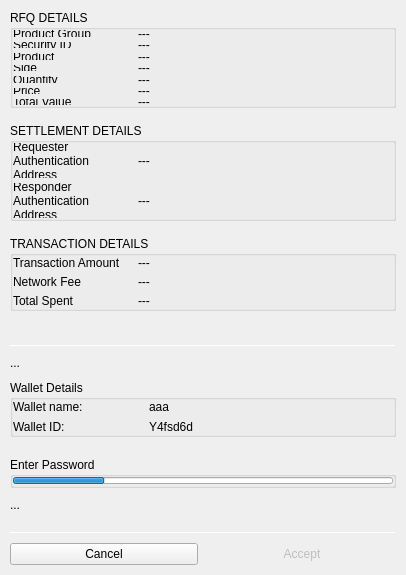
<?xml version="1.0" encoding="UTF-8"?>
<ui version="4.0">
 <class>XBTSettlementTransactionWidget</class>
 <widget class="QWidget" name="XBTSettlementTransactionWidget">
  <property name="geometry">
   <rect>
    <x>0</x>
    <y>0</y>
    <width>406</width>
    <height>575</height>
   </rect>
  </property>
  <property name="sizePolicy">
   <sizepolicy hsizetype="Preferred" vsizetype="Preferred">
    <horstretch>0</horstretch>
    <verstretch>0</verstretch>
   </sizepolicy>
  </property>
  <property name="minimumSize">
   <size>
    <width>340</width>
    <height>400</height>
   </size>
  </property>
  <property name="windowTitle">
   <string>Form</string>
  </property>
  <layout class="QVBoxLayout" name="verticalLayout_2">
   <property name="spacing">
    <number>0</number>
   </property>
   <property name="leftMargin">
    <number>0</number>
   </property>
   <property name="topMargin">
    <number>0</number>
   </property>
   <property name="rightMargin">
    <number>0</number>
   </property>
   <property name="bottomMargin">
    <number>0</number>
   </property>
   <item>
    <widget class="QWidget" name="verticalWidget_3" native="true">
     <property name="sizePolicy">
      <sizepolicy hsizetype="Preferred" vsizetype="Expanding">
       <horstretch>0</horstretch>
       <verstretch>0</verstretch>
      </sizepolicy>
     </property>
     <property name="minimumSize">
      <size>
       <width>0</width>
       <height>0</height>
      </size>
     </property>
     <property name="maximumSize">
      <size>
       <width>16777215</width>
       <height>16777215</height>
      </size>
     </property>
     <layout class="QVBoxLayout" name="verticalLayout">
      <property name="spacing">
       <number>15</number>
      </property>
      <property name="leftMargin">
       <number>10</number>
      </property>
      <property name="topMargin">
       <number>10</number>
      </property>
      <property name="rightMargin">
       <number>10</number>
      </property>
      <property name="bottomMargin">
       <number>5</number>
      </property>
      <item>
       <widget class="QGroupBox" name="groupBoxRFQDetails">
        <property name="title">
         <string>RFQ DETAILS</string>
        </property>
        <layout class="QVBoxLayout" name="verticalLayout_5">
         <property name="spacing">
          <number>5</number>
         </property>
         <property name="leftMargin">
          <number>0</number>
         </property>
         <property name="topMargin">
          <number>0</number>
         </property>
         <property name="rightMargin">
          <number>0</number>
         </property>
         <property name="bottomMargin">
          <number>0</number>
         </property>
         <item>
          <widget class="QWidget" name="horizontalWidget_3" native="true">
           <property name="minimumSize">
            <size>
             <width>0</width>
             <height>0</height>
            </size>
           </property>
           <layout class="QHBoxLayout" name="horizontalLayout_2">
            <property name="spacing">
             <number>5</number>
            </property>
            <property name="leftMargin">
             <number>0</number>
            </property>
            <property name="topMargin">
             <number>0</number>
            </property>
            <property name="rightMargin">
             <number>0</number>
            </property>
            <property name="bottomMargin">
             <number>0</number>
            </property>
            <item>
             <widget class="QLabel" name="label">
              <property name="sizePolicy">
               <sizepolicy hsizetype="Fixed" vsizetype="Preferred">
                <horstretch>0</horstretch>
                <verstretch>0</verstretch>
               </sizepolicy>
              </property>
              <property name="minimumSize">
               <size>
                <width>120</width>
                <height>0</height>
               </size>
              </property>
              <property name="maximumSize">
               <size>
                <width>120</width>
                <height>16777215</height>
               </size>
              </property>
              <property name="text">
               <string>Product Group</string>
              </property>
              <property name="wordWrap">
               <bool>true</bool>
              </property>
             </widget>
            </item>
            <item>
             <widget class="QLabel" name="labelProductGroup">
              <property name="sizePolicy">
               <sizepolicy hsizetype="Expanding" vsizetype="Preferred">
                <horstretch>0</horstretch>
                <verstretch>0</verstretch>
               </sizepolicy>
              </property>
              <property name="text">
               <string>---</string>
              </property>
              <property name="wordWrap">
               <bool>true</bool>
              </property>
              <property name="whiteLabel" stdset="0">
               <bool>true</bool>
              </property>
             </widget>
            </item>
           </layout>
          </widget>
         </item>
         <item>
          <widget class="QWidget" name="horizontalWidget_6" native="true">
           <property name="minimumSize">
            <size>
             <width>0</width>
             <height>0</height>
            </size>
           </property>
           <layout class="QHBoxLayout" name="horizontalLayout_3">
            <property name="spacing">
             <number>5</number>
            </property>
            <property name="leftMargin">
             <number>0</number>
            </property>
            <property name="topMargin">
             <number>0</number>
            </property>
            <property name="rightMargin">
             <number>0</number>
            </property>
            <property name="bottomMargin">
             <number>0</number>
            </property>
            <item>
             <widget class="QLabel" name="label_3">
              <property name="sizePolicy">
               <sizepolicy hsizetype="Fixed" vsizetype="Preferred">
                <horstretch>0</horstretch>
                <verstretch>0</verstretch>
               </sizepolicy>
              </property>
              <property name="minimumSize">
               <size>
                <width>120</width>
                <height>0</height>
               </size>
              </property>
              <property name="maximumSize">
               <size>
                <width>120</width>
                <height>16777215</height>
               </size>
              </property>
              <property name="text">
               <string>Security ID</string>
              </property>
              <property name="wordWrap">
               <bool>true</bool>
              </property>
             </widget>
            </item>
            <item>
             <widget class="QLabel" name="labelSecurityID">
              <property name="sizePolicy">
               <sizepolicy hsizetype="Expanding" vsizetype="Preferred">
                <horstretch>0</horstretch>
                <verstretch>0</verstretch>
               </sizepolicy>
              </property>
              <property name="text">
               <string>---</string>
              </property>
              <property name="wordWrap">
               <bool>true</bool>
              </property>
              <property name="whiteLabel" stdset="0">
               <bool>true</bool>
              </property>
             </widget>
            </item>
           </layout>
          </widget>
         </item>
         <item>
          <widget class="QWidget" name="horizontalWidget_4" native="true">
           <property name="minimumSize">
            <size>
             <width>0</width>
             <height>0</height>
            </size>
           </property>
           <layout class="QHBoxLayout" name="horizontalLayout_4">
            <property name="spacing">
             <number>5</number>
            </property>
            <property name="leftMargin">
             <number>0</number>
            </property>
            <property name="topMargin">
             <number>0</number>
            </property>
            <property name="rightMargin">
             <number>0</number>
            </property>
            <property name="bottomMargin">
             <number>0</number>
            </property>
            <item>
             <widget class="QLabel" name="label_4">
              <property name="sizePolicy">
               <sizepolicy hsizetype="Fixed" vsizetype="Preferred">
                <horstretch>0</horstretch>
                <verstretch>0</verstretch>
               </sizepolicy>
              </property>
              <property name="minimumSize">
               <size>
                <width>120</width>
                <height>0</height>
               </size>
              </property>
              <property name="maximumSize">
               <size>
                <width>120</width>
                <height>16777215</height>
               </size>
              </property>
              <property name="text">
               <string>Product</string>
              </property>
              <property name="wordWrap">
               <bool>true</bool>
              </property>
             </widget>
            </item>
            <item>
             <widget class="QLabel" name="labelProduct">
              <property name="sizePolicy">
               <sizepolicy hsizetype="Expanding" vsizetype="Preferred">
                <horstretch>0</horstretch>
                <verstretch>0</verstretch>
               </sizepolicy>
              </property>
              <property name="text">
               <string>---</string>
              </property>
              <property name="wordWrap">
               <bool>true</bool>
              </property>
              <property name="whiteLabel" stdset="0">
               <bool>true</bool>
              </property>
             </widget>
            </item>
           </layout>
          </widget>
         </item>
         <item>
          <widget class="QWidget" name="horizontalWidget_5" native="true">
           <property name="minimumSize">
            <size>
             <width>0</width>
             <height>0</height>
            </size>
           </property>
           <layout class="QHBoxLayout" name="horizontalLayout_5">
            <property name="spacing">
             <number>5</number>
            </property>
            <property name="leftMargin">
             <number>0</number>
            </property>
            <property name="topMargin">
             <number>0</number>
            </property>
            <property name="rightMargin">
             <number>0</number>
            </property>
            <property name="bottomMargin">
             <number>0</number>
            </property>
            <item>
             <widget class="QLabel" name="label_5">
              <property name="sizePolicy">
               <sizepolicy hsizetype="Fixed" vsizetype="Preferred">
                <horstretch>0</horstretch>
                <verstretch>0</verstretch>
               </sizepolicy>
              </property>
              <property name="minimumSize">
               <size>
                <width>120</width>
                <height>0</height>
               </size>
              </property>
              <property name="maximumSize">
               <size>
                <width>120</width>
                <height>16777215</height>
               </size>
              </property>
              <property name="text">
               <string>Side</string>
              </property>
              <property name="wordWrap">
               <bool>true</bool>
              </property>
             </widget>
            </item>
            <item>
             <widget class="QLabel" name="labelSide">
              <property name="sizePolicy">
               <sizepolicy hsizetype="Expanding" vsizetype="Preferred">
                <horstretch>0</horstretch>
                <verstretch>0</verstretch>
               </sizepolicy>
              </property>
              <property name="text">
               <string>---</string>
              </property>
              <property name="wordWrap">
               <bool>true</bool>
              </property>
              <property name="whiteLabel" stdset="0">
               <bool>true</bool>
              </property>
             </widget>
            </item>
           </layout>
          </widget>
         </item>
         <item>
          <widget class="QWidget" name="horizontalWidget_7" native="true">
           <property name="minimumSize">
            <size>
             <width>0</width>
             <height>0</height>
            </size>
           </property>
           <layout class="QHBoxLayout" name="horizontalLayout_6">
            <property name="spacing">
             <number>5</number>
            </property>
            <property name="leftMargin">
             <number>0</number>
            </property>
            <property name="topMargin">
             <number>0</number>
            </property>
            <property name="rightMargin">
             <number>0</number>
            </property>
            <property name="bottomMargin">
             <number>0</number>
            </property>
            <item>
             <widget class="QLabel" name="label_6">
              <property name="sizePolicy">
               <sizepolicy hsizetype="Fixed" vsizetype="Preferred">
                <horstretch>0</horstretch>
                <verstretch>0</verstretch>
               </sizepolicy>
              </property>
              <property name="minimumSize">
               <size>
                <width>120</width>
                <height>0</height>
               </size>
              </property>
              <property name="maximumSize">
               <size>
                <width>120</width>
                <height>16777215</height>
               </size>
              </property>
              <property name="text">
               <string>Quantity</string>
              </property>
              <property name="wordWrap">
               <bool>true</bool>
              </property>
             </widget>
            </item>
            <item>
             <widget class="QLabel" name="labelQuantity">
              <property name="sizePolicy">
               <sizepolicy hsizetype="Expanding" vsizetype="Preferred">
                <horstretch>0</horstretch>
                <verstretch>0</verstretch>
               </sizepolicy>
              </property>
              <property name="text">
               <string>---</string>
              </property>
              <property name="wordWrap">
               <bool>true</bool>
              </property>
              <property name="whiteLabel" stdset="0">
               <bool>true</bool>
              </property>
             </widget>
            </item>
           </layout>
          </widget>
         </item>
         <item>
          <widget class="QWidget" name="horizontalWidget_8" native="true">
           <property name="minimumSize">
            <size>
             <width>0</width>
             <height>0</height>
            </size>
           </property>
           <layout class="QHBoxLayout" name="horizontalLayout_7">
            <property name="spacing">
             <number>5</number>
            </property>
            <property name="leftMargin">
             <number>0</number>
            </property>
            <property name="topMargin">
             <number>0</number>
            </property>
            <property name="rightMargin">
             <number>0</number>
            </property>
            <property name="bottomMargin">
             <number>0</number>
            </property>
            <item>
             <widget class="QLabel" name="label_7">
              <property name="sizePolicy">
               <sizepolicy hsizetype="Fixed" vsizetype="Preferred">
                <horstretch>0</horstretch>
                <verstretch>0</verstretch>
               </sizepolicy>
              </property>
              <property name="minimumSize">
               <size>
                <width>120</width>
                <height>0</height>
               </size>
              </property>
              <property name="maximumSize">
               <size>
                <width>120</width>
                <height>16777215</height>
               </size>
              </property>
              <property name="text">
               <string>Price</string>
              </property>
              <property name="wordWrap">
               <bool>true</bool>
              </property>
             </widget>
            </item>
            <item>
             <widget class="QLabel" name="labelPrice">
              <property name="sizePolicy">
               <sizepolicy hsizetype="Expanding" vsizetype="Preferred">
                <horstretch>0</horstretch>
                <verstretch>0</verstretch>
               </sizepolicy>
              </property>
              <property name="text">
               <string>---</string>
              </property>
              <property name="wordWrap">
               <bool>true</bool>
              </property>
              <property name="whiteLabel" stdset="0">
               <bool>true</bool>
              </property>
             </widget>
            </item>
           </layout>
          </widget>
         </item>
         <item>
          <widget class="QWidget" name="horizontalWidget_9" native="true">
           <property name="minimumSize">
            <size>
             <width>0</width>
             <height>0</height>
            </size>
           </property>
           <layout class="QHBoxLayout" name="horizontalLayout_8">
            <property name="spacing">
             <number>5</number>
            </property>
            <property name="leftMargin">
             <number>0</number>
            </property>
            <property name="topMargin">
             <number>0</number>
            </property>
            <property name="rightMargin">
             <number>0</number>
            </property>
            <property name="bottomMargin">
             <number>0</number>
            </property>
            <item>
             <widget class="QLabel" name="label_8">
              <property name="sizePolicy">
               <sizepolicy hsizetype="Fixed" vsizetype="Preferred">
                <horstretch>0</horstretch>
                <verstretch>0</verstretch>
               </sizepolicy>
              </property>
              <property name="minimumSize">
               <size>
                <width>120</width>
                <height>0</height>
               </size>
              </property>
              <property name="maximumSize">
               <size>
                <width>120</width>
                <height>16777215</height>
               </size>
              </property>
              <property name="text">
               <string>Total Value</string>
              </property>
              <property name="wordWrap">
               <bool>true</bool>
              </property>
             </widget>
            </item>
            <item>
             <widget class="QLabel" name="labelTotalValue">
              <property name="sizePolicy">
               <sizepolicy hsizetype="Expanding" vsizetype="Preferred">
                <horstretch>0</horstretch>
                <verstretch>0</verstretch>
               </sizepolicy>
              </property>
              <property name="text">
               <string>---</string>
              </property>
              <property name="wordWrap">
               <bool>true</bool>
              </property>
              <property name="whiteLabel" stdset="0">
               <bool>true</bool>
              </property>
             </widget>
            </item>
           </layout>
          </widget>
         </item>
        </layout>
       </widget>
      </item>
      <item>
       <widget class="QGroupBox" name="groupBox">
        <property name="title">
         <string>SETTLEMENT DETAILS</string>
        </property>
        <layout class="QVBoxLayout" name="verticalLayout_6">
         <property name="spacing">
          <number>5</number>
         </property>
         <property name="leftMargin">
          <number>0</number>
         </property>
         <property name="topMargin">
          <number>0</number>
         </property>
         <property name="rightMargin">
          <number>0</number>
         </property>
         <property name="bottomMargin">
          <number>0</number>
         </property>
         <item>
          <widget class="QWidget" name="horizontalWidget" native="true">
           <property name="minimumSize">
            <size>
             <width>0</width>
             <height>0</height>
            </size>
           </property>
           <layout class="QHBoxLayout" name="horizontalLayout_9">
            <property name="spacing">
             <number>5</number>
            </property>
            <property name="leftMargin">
             <number>0</number>
            </property>
            <property name="topMargin">
             <number>0</number>
            </property>
            <property name="rightMargin">
             <number>0</number>
            </property>
            <property name="bottomMargin">
             <number>0</number>
            </property>
            <item>
             <widget class="QLabel" name="label_9">
              <property name="sizePolicy">
               <sizepolicy hsizetype="Fixed" vsizetype="Preferred">
                <horstretch>0</horstretch>
                <verstretch>0</verstretch>
               </sizepolicy>
              </property>
              <property name="minimumSize">
               <size>
                <width>120</width>
                <height>0</height>
               </size>
              </property>
              <property name="maximumSize">
               <size>
                <width>120</width>
                <height>16777215</height>
               </size>
              </property>
              <property name="text">
               <string>Requester Authentication Address</string>
              </property>
              <property name="wordWrap">
               <bool>true</bool>
              </property>
             </widget>
            </item>
            <item>
             <widget class="QLabel" name="labelUserAuthAddress">
              <property name="sizePolicy">
               <sizepolicy hsizetype="Expanding" vsizetype="Preferred">
                <horstretch>0</horstretch>
                <verstretch>0</verstretch>
               </sizepolicy>
              </property>
              <property name="text">
               <string>---</string>
              </property>
              <property name="alignment">
               <set>Qt::AlignLeading|Qt::AlignLeft|Qt::AlignVCenter</set>
              </property>
              <property name="wordWrap">
               <bool>true</bool>
              </property>
              <property name="whiteLabel" stdset="0">
               <bool>true</bool>
              </property>
             </widget>
            </item>
           </layout>
          </widget>
         </item>
         <item>
          <widget class="QWidget" name="horizontalWidget_2" native="true">
           <property name="minimumSize">
            <size>
             <width>0</width>
             <height>0</height>
            </size>
           </property>
           <layout class="QHBoxLayout" name="horizontalLayout_10">
            <property name="spacing">
             <number>5</number>
            </property>
            <property name="leftMargin">
             <number>0</number>
            </property>
            <property name="topMargin">
             <number>0</number>
            </property>
            <property name="rightMargin">
             <number>0</number>
            </property>
            <property name="bottomMargin">
             <number>0</number>
            </property>
            <item>
             <widget class="QLabel" name="label_10">
              <property name="sizePolicy">
               <sizepolicy hsizetype="Fixed" vsizetype="Preferred">
                <horstretch>0</horstretch>
                <verstretch>0</verstretch>
               </sizepolicy>
              </property>
              <property name="minimumSize">
               <size>
                <width>120</width>
                <height>0</height>
               </size>
              </property>
              <property name="maximumSize">
               <size>
                <width>120</width>
                <height>16777215</height>
               </size>
              </property>
              <property name="text">
               <string>Responder Authentication Address</string>
              </property>
              <property name="wordWrap">
               <bool>true</bool>
              </property>
             </widget>
            </item>
            <item>
             <widget class="QLabel" name="labelDealerAuthAddress">
              <property name="sizePolicy">
               <sizepolicy hsizetype="Expanding" vsizetype="Preferred">
                <horstretch>0</horstretch>
                <verstretch>0</verstretch>
               </sizepolicy>
              </property>
              <property name="text">
               <string>---</string>
              </property>
              <property name="alignment">
               <set>Qt::AlignLeading|Qt::AlignLeft|Qt::AlignVCenter</set>
              </property>
              <property name="wordWrap">
               <bool>true</bool>
              </property>
              <property name="whiteLabel" stdset="0">
               <bool>true</bool>
              </property>
             </widget>
            </item>
           </layout>
          </widget>
         </item>
        </layout>
       </widget>
      </item>
      <item>
       <widget class="QGroupBox" name="groupBox_2">
        <property name="title">
         <string>TRANSACTION DETAILS</string>
        </property>
        <layout class="QVBoxLayout" name="verticalLayout_7">
         <property name="spacing">
          <number>5</number>
         </property>
         <property name="leftMargin">
          <number>0</number>
         </property>
         <property name="topMargin">
          <number>0</number>
         </property>
         <property name="rightMargin">
          <number>0</number>
         </property>
         <property name="bottomMargin">
          <number>0</number>
         </property>
         <item>
          <widget class="QWidget" name="horizontalWidget_10" native="true">
           <property name="minimumSize">
            <size>
             <width>0</width>
             <height>0</height>
            </size>
           </property>
           <layout class="QHBoxLayout" name="horizontalLayout_11">
            <property name="spacing">
             <number>5</number>
            </property>
            <property name="leftMargin">
             <number>0</number>
            </property>
            <property name="topMargin">
             <number>0</number>
            </property>
            <property name="rightMargin">
             <number>0</number>
            </property>
            <property name="bottomMargin">
             <number>0</number>
            </property>
            <item>
             <widget class="QLabel" name="label_11">
              <property name="sizePolicy">
               <sizepolicy hsizetype="Fixed" vsizetype="Preferred">
                <horstretch>0</horstretch>
                <verstretch>0</verstretch>
               </sizepolicy>
              </property>
              <property name="minimumSize">
               <size>
                <width>120</width>
                <height>0</height>
               </size>
              </property>
              <property name="maximumSize">
               <size>
                <width>120</width>
                <height>16777215</height>
               </size>
              </property>
              <property name="text">
               <string>Transaction Amount</string>
              </property>
              <property name="wordWrap">
               <bool>true</bool>
              </property>
             </widget>
            </item>
            <item>
             <widget class="QLabel" name="labelTransactionAmount">
              <property name="sizePolicy">
               <sizepolicy hsizetype="Expanding" vsizetype="Preferred">
                <horstretch>0</horstretch>
                <verstretch>0</verstretch>
               </sizepolicy>
              </property>
              <property name="text">
               <string>---</string>
              </property>
              <property name="wordWrap">
               <bool>true</bool>
              </property>
              <property name="whiteLabel" stdset="0">
               <bool>true</bool>
              </property>
             </widget>
            </item>
           </layout>
          </widget>
         </item>
         <item>
          <widget class="QWidget" name="horizontalWidget_11" native="true">
           <property name="minimumSize">
            <size>
             <width>0</width>
             <height>0</height>
            </size>
           </property>
           <layout class="QHBoxLayout" name="horizontalLayout_12">
            <property name="spacing">
             <number>5</number>
            </property>
            <property name="leftMargin">
             <number>0</number>
            </property>
            <property name="topMargin">
             <number>0</number>
            </property>
            <property name="rightMargin">
             <number>0</number>
            </property>
            <property name="bottomMargin">
             <number>0</number>
            </property>
            <item>
             <widget class="QLabel" name="label_12">
              <property name="sizePolicy">
               <sizepolicy hsizetype="Fixed" vsizetype="Preferred">
                <horstretch>0</horstretch>
                <verstretch>0</verstretch>
               </sizepolicy>
              </property>
              <property name="minimumSize">
               <size>
                <width>120</width>
                <height>0</height>
               </size>
              </property>
              <property name="maximumSize">
               <size>
                <width>120</width>
                <height>16777215</height>
               </size>
              </property>
              <property name="text">
               <string>Network Fee</string>
              </property>
              <property name="wordWrap">
               <bool>true</bool>
              </property>
             </widget>
            </item>
            <item>
             <widget class="QLabel" name="labelFee">
              <property name="sizePolicy">
               <sizepolicy hsizetype="Expanding" vsizetype="Preferred">
                <horstretch>0</horstretch>
                <verstretch>0</verstretch>
               </sizepolicy>
              </property>
              <property name="text">
               <string>---</string>
              </property>
              <property name="wordWrap">
               <bool>true</bool>
              </property>
              <property name="whiteLabel" stdset="0">
               <bool>true</bool>
              </property>
             </widget>
            </item>
           </layout>
          </widget>
         </item>
         <item>
          <widget class="QWidget" name="horizontalWidget_12" native="true">
           <property name="minimumSize">
            <size>
             <width>0</width>
             <height>0</height>
            </size>
           </property>
           <layout class="QHBoxLayout" name="horizontalLayout_13">
            <property name="spacing">
             <number>5</number>
            </property>
            <property name="leftMargin">
             <number>0</number>
            </property>
            <property name="topMargin">
             <number>0</number>
            </property>
            <property name="rightMargin">
             <number>0</number>
            </property>
            <property name="bottomMargin">
             <number>0</number>
            </property>
            <item>
             <widget class="QLabel" name="labelTotalDescription">
              <property name="sizePolicy">
               <sizepolicy hsizetype="Fixed" vsizetype="Preferred">
                <horstretch>0</horstretch>
                <verstretch>0</verstretch>
               </sizepolicy>
              </property>
              <property name="minimumSize">
               <size>
                <width>120</width>
                <height>0</height>
               </size>
              </property>
              <property name="maximumSize">
               <size>
                <width>120</width>
                <height>16777215</height>
               </size>
              </property>
              <property name="text">
               <string>Total Spent</string>
              </property>
              <property name="wordWrap">
               <bool>true</bool>
              </property>
             </widget>
            </item>
            <item>
             <widget class="QLabel" name="labelTotalAmount">
              <property name="sizePolicy">
               <sizepolicy hsizetype="Expanding" vsizetype="Preferred">
                <horstretch>0</horstretch>
                <verstretch>0</verstretch>
               </sizepolicy>
              </property>
              <property name="minimumSize">
               <size>
                <width>0</width>
                <height>0</height>
               </size>
              </property>
              <property name="maximumSize">
               <size>
                <width>16777215</width>
                <height>16777215</height>
               </size>
              </property>
              <property name="sizeIncrement">
               <size>
                <width>0</width>
                <height>0</height>
               </size>
              </property>
              <property name="text">
               <string>---</string>
              </property>
              <property name="wordWrap">
               <bool>true</bool>
              </property>
              <property name="whiteLabel" stdset="0">
               <bool>true</bool>
              </property>
             </widget>
            </item>
           </layout>
          </widget>
         </item>
        </layout>
       </widget>
      </item>
      <item>
       <spacer name="verticalSpacer">
        <property name="orientation">
         <enum>Qt::Vertical</enum>
        </property>
        <property name="sizeType">
         <enum>QSizePolicy::Expanding</enum>
        </property>
        <property name="sizeHint" stdset="0">
         <size>
          <width>20</width>
          <height>0</height>
         </size>
        </property>
       </spacer>
      </item>
      <item>
       <widget class="QWidget" name="widget_2" native="true">
        <layout class="QVBoxLayout" name="verticalLayout_3">
         <property name="spacing">
          <number>5</number>
         </property>
         <property name="leftMargin">
          <number>0</number>
         </property>
         <property name="topMargin">
          <number>0</number>
         </property>
         <property name="rightMargin">
          <number>0</number>
         </property>
         <property name="bottomMargin">
          <number>0</number>
         </property>
         <item>
          <widget class="QLabel" name="labelTimeLeft">
           <property name="text">
            <string/>
           </property>
           <property name="alignment">
            <set>Qt::AlignCenter</set>
           </property>
          </widget>
         </item>
        </layout>
       </widget>
      </item>
     </layout>
    </widget>
   </item>
   <item>
    <widget class="QWidget" name="verticalWidget" native="true">
     <property name="sizePolicy">
      <sizepolicy hsizetype="Preferred" vsizetype="Preferred">
       <horstretch>0</horstretch>
       <verstretch>0</verstretch>
      </sizepolicy>
     </property>
     <property name="minimumSize">
      <size>
       <width>0</width>
       <height>0</height>
      </size>
     </property>
     <property name="darkOverlay" stdset="0">
      <bool>true</bool>
     </property>
     <layout class="QVBoxLayout" name="verticalLayout_4">
      <property name="spacing">
       <number>10</number>
      </property>
      <property name="leftMargin">
       <number>10</number>
      </property>
      <property name="topMargin">
       <number>0</number>
      </property>
      <property name="rightMargin">
       <number>10</number>
      </property>
      <property name="bottomMargin">
       <number>0</number>
      </property>
      <item>
       <widget class="Line" name="line">
        <property name="minimumSize">
         <size>
          <width>0</width>
          <height>1</height>
         </size>
        </property>
        <property name="maximumSize">
         <size>
          <width>16777215</width>
          <height>1</height>
         </size>
        </property>
        <property name="orientation">
         <enum>Qt::Horizontal</enum>
        </property>
       </widget>
      </item>
      <item>
       <widget class="QLabel" name="labelHintPassword">
        <property name="text">
         <string>...</string>
        </property>
        <property name="wordWrap">
         <bool>true</bool>
        </property>
        <property name="italicLabel" stdset="0">
         <bool>false</bool>
        </property>
       </widget>
      </item>
      <item>
       <widget class="QGroupBox" name="groupBox_3">
        <property name="minimumSize">
         <size>
          <width>0</width>
          <height>50</height>
         </size>
        </property>
        <property name="title">
         <string>Wallet Details</string>
        </property>
        <layout class="QGridLayout" name="gridLayout_2">
         <property name="leftMargin">
          <number>0</number>
         </property>
         <property name="topMargin">
          <number>0</number>
         </property>
         <property name="rightMargin">
          <number>0</number>
         </property>
         <property name="bottomMargin">
          <number>0</number>
         </property>
         <item row="0" column="0">
          <widget class="QLabel" name="label_2">
           <property name="maximumSize">
            <size>
             <width>130</width>
             <height>16777215</height>
            </size>
           </property>
           <property name="text">
            <string>Wallet name:</string>
           </property>
          </widget>
         </item>
         <item row="0" column="1">
          <widget class="QLabel" name="label_14">
           <property name="text">
            <string>aaa</string>
           </property>
          </widget>
         </item>
         <item row="1" column="0">
          <widget class="QLabel" name="label_13">
           <property name="maximumSize">
            <size>
             <width>130</width>
             <height>16777215</height>
            </size>
           </property>
           <property name="text">
            <string>Wallet ID:</string>
           </property>
          </widget>
         </item>
         <item row="1" column="1">
          <widget class="QLabel" name="label_15">
           <property name="text">
            <string>Y4fsd6d</string>
           </property>
          </widget>
         </item>
        </layout>
       </widget>
      </item>
      <item>
       <widget class="QWidget" name="horizontalWidgetPassword" native="true">
        <layout class="QHBoxLayout" name="horizontalLayout_14">
         <property name="spacing">
          <number>5</number>
         </property>
         <property name="leftMargin">
          <number>0</number>
         </property>
         <property name="topMargin">
          <number>0</number>
         </property>
         <property name="rightMargin">
          <number>0</number>
         </property>
         <property name="bottomMargin">
          <number>0</number>
         </property>
        </layout>
       </widget>
      </item>
      <item>
       <widget class="QGroupBox" name="groupBox_4">
        <property name="title">
         <string>Enter Password</string>
        </property>
        <layout class="QVBoxLayout" name="verticalLayout_8">
         <property name="spacing">
          <number>0</number>
         </property>
         <property name="leftMargin">
          <number>0</number>
         </property>
         <property name="topMargin">
          <number>0</number>
         </property>
         <property name="rightMargin">
          <number>0</number>
         </property>
         <property name="bottomMargin">
          <number>0</number>
         </property>
         <item>
          <widget class="QProgressBar" name="progressBar">
           <property name="minimumSize">
            <size>
             <width>0</width>
             <height>7</height>
            </size>
           </property>
           <property name="maximumSize">
            <size>
             <width>16777215</width>
             <height>7</height>
            </size>
           </property>
           <property name="value">
            <number>24</number>
           </property>
           <property name="textVisible">
            <bool>false</bool>
           </property>
          </widget>
         </item>
        </layout>
       </widget>
      </item>
      <item>
       <widget class="QLabel" name="labelHintAuthPassword">
        <property name="text">
         <string>...</string>
        </property>
        <property name="wordWrap">
         <bool>true</bool>
        </property>
        <property name="italicLabel" stdset="0">
         <bool>false</bool>
        </property>
       </widget>
      </item>
      <item>
       <widget class="QWidget" name="horizontalWidgetAuthPassword" native="true">
        <layout class="QHBoxLayout" name="horizontalLayout_15">
         <property name="spacing">
          <number>5</number>
         </property>
         <property name="leftMargin">
          <number>0</number>
         </property>
         <property name="topMargin">
          <number>0</number>
         </property>
         <property name="rightMargin">
          <number>0</number>
         </property>
         <property name="bottomMargin">
          <number>0</number>
         </property>
        </layout>
       </widget>
      </item>
      <item>
       <widget class="Line" name="line_2">
        <property name="minimumSize">
         <size>
          <width>0</width>
          <height>1</height>
         </size>
        </property>
        <property name="maximumSize">
         <size>
          <width>16777215</width>
          <height>1</height>
         </size>
        </property>
        <property name="orientation">
         <enum>Qt::Horizontal</enum>
        </property>
       </widget>
      </item>
     </layout>
    </widget>
   </item>
   <item>
    <widget class="QWidget" name="widget" native="true">
     <property name="sizePolicy">
      <sizepolicy hsizetype="Preferred" vsizetype="Fixed">
       <horstretch>0</horstretch>
       <verstretch>0</verstretch>
      </sizepolicy>
     </property>
     <property name="buttonBar" stdset="0">
      <bool>true</bool>
     </property>
     <layout class="QHBoxLayout" name="horizontalLayout">
      <property name="spacing">
       <number>10</number>
      </property>
      <property name="leftMargin">
       <number>10</number>
      </property>
      <property name="topMargin">
       <number>10</number>
      </property>
      <property name="rightMargin">
       <number>10</number>
      </property>
      <property name="bottomMargin">
       <number>10</number>
      </property>
      <item>
       <widget class="QPushButton" name="pushButtonCancel">
        <property name="styleSheet">
         <string notr="true"/>
        </property>
        <property name="text">
         <string>Cancel</string>
        </property>
       </widget>
      </item>
      <item>
       <widget class="QPushButton" name="pushButtonAccept">
        <property name="enabled">
         <bool>false</bool>
        </property>
        <property name="autoFillBackground">
         <bool>false</bool>
        </property>
        <property name="styleSheet">
         <string notr="true"/>
        </property>
        <property name="text">
         <string>Accept</string>
        </property>
        <property name="autoDefault">
         <bool>true</bool>
        </property>
        <property name="default">
         <bool>true</bool>
        </property>
        <property name="flat">
         <bool>true</bool>
        </property>
       </widget>
      </item>
     </layout>
    </widget>
   </item>
  </layout>
 </widget>
 <resources/>
 <connections/>
</ui>
